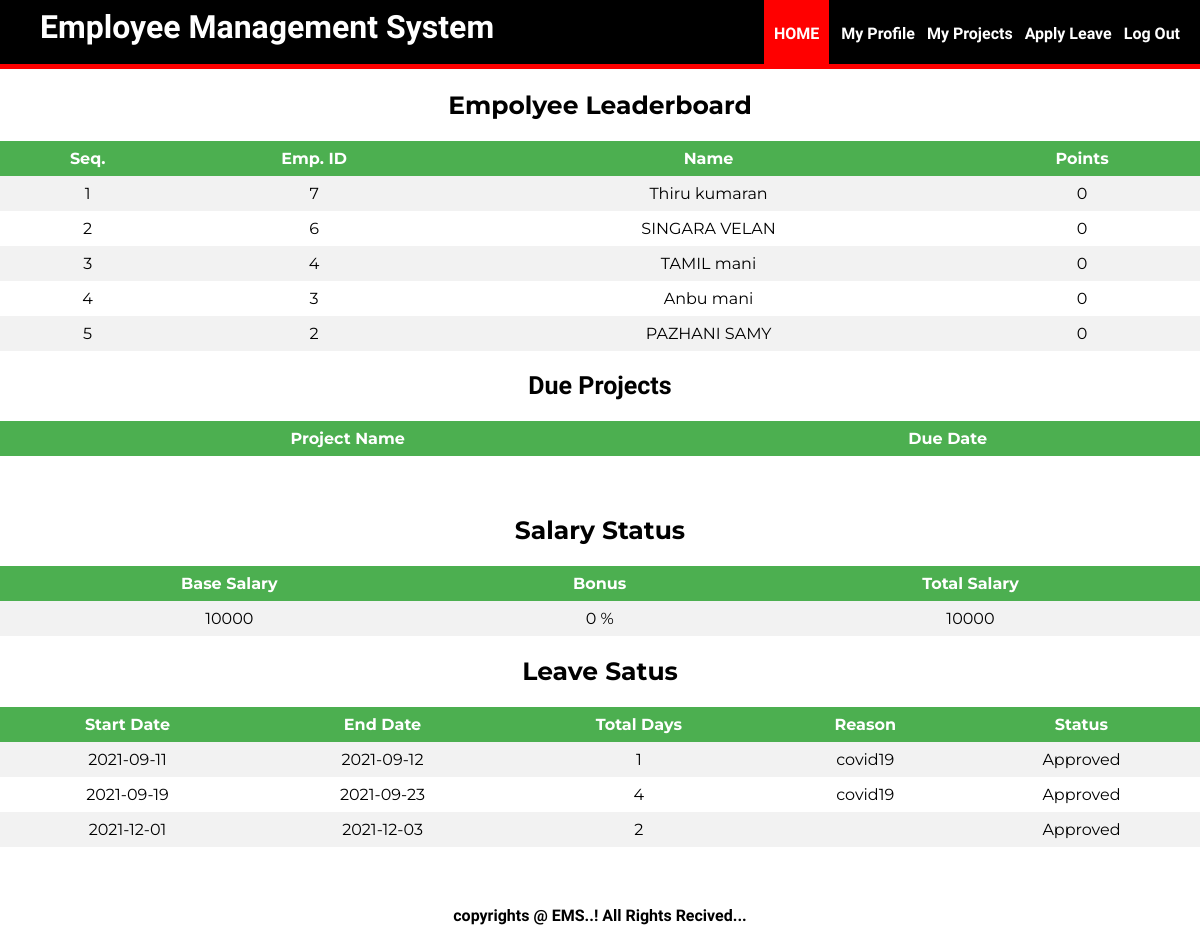
/eloginwel.php?id=2, run on the app's committed database.
### tables this page shows
CREATE TABLE `rank` (
  `eid` int(11) NOT NULL,
  `points` int(11) DEFAULT 0
);

CREATE TABLE `employee` (
  `id` int(11) NOT NULL,
  `firstName` varchar(100) NOT NULL,
  `lastName` varchar(100) NOT NULL,
  `email` varchar(100) NOT NULL,
  `password` text NOT NULL,
  `birthday` date NOT NULL,
  `gender` varchar(10) NOT NULL,
  `contact` varchar(20) NOT NULL,
  `nid` int(20) NOT NULL,
  `address` varchar(100) DEFAULT NULL,
  `dept` varchar(100) NOT NULL,
  `degree` varchar(100) NOT NULL,
  `pic` text NOT NULL
);

CREATE TABLE `salary` (
  `id` int(11) NOT NULL,
  `base` int(11) NOT NULL,
  `bonus` int(11) DEFAULT NULL,
  `total` int(11) DEFAULT NULL
);

CREATE TABLE `employee_leave` (
  `id` int(11) DEFAULT NULL,
  `token` int(11) NOT NULL,
  `start` date DEFAULT NULL,
  `end` date DEFAULT NULL,
  `reason` char(100) DEFAULT NULL,
  `status` char(50) DEFAULT NULL
);

### eloginwel.php (the view, shortened to what this page needs)
<?php
	$id = (isset($_GET['id']) ? $_GET['id'] : '');
	require_once ('process/dbh.php');
	$sql = "SELECT id, firstName, lastName,  points FROM employee, rank WHERE rank.eid = employee.id order by rank.points desc";
	$sql2 = "Select * From employee, employee_leave Where employee.id = $id and employee_leave.id = $id order by employee_leave.token";
	$sql3 = "SELECT * FROM `salary` WHERE id = $id";
$result = mysqli_query($conn, $sql);
$result2 = mysqli_query($conn, $sql2);
$result3 = mysqli_query($conn, $sql3);
?>
<html>
<head>
	<link rel="stylesheet" type="text/css" href="styleemplogin.css">
</head>
<body>
	<header>
		<nav>
			<h1 > <font face= "Times New Roman"> <b>Employee Management System</b></font></h1>
			<ul id="navli">
				<li><a class="homered" href="eloginwel.php?id=<?php echo $id?>"><font face="times new Roman"><b>HOME</a></b></font></li>
				<li><a class="homeblack" href="myprofile.php?id=<?php echo $id?>"><font face="times new Roman"><b>My Profile</a></b></font></li>
				<li><a class="homeblack" href="empproject.php?id=<?php echo $id?>"><font face="times new Roman"><b>My Projects</a></b></font></li>
				<li><a class="homeblack" href="applyleave.php?id=<?php echo $id?>"><font face="times new Roman"><b>Apply Leave</a></b></font></li>
				<li><a class="homeblack" href="elogin.php"><font face="times new Roman"><b>Log Out</a></b></font></li>
			</ul>
		</nav>
	</header>
	<div class="divider"></div>
	<div id="divimg">
	<div>
		    	<h2 style="font-family: 'Montserrat', times new roman; font-size: 25px; text-align: center;">Empolyee Leaderboard </h2>
    	<table>
			<tr bgcolor="#000">
				<th align = "center">Seq.</th>
				<th align = "center">Emp. ID</th>
				<th align = "center">Name</th>
				<th align = "center">Points</th>
			</tr>
			<?php
				$seq = 1;
				while ($employee = mysqli_fetch_assoc($result)) {
					echo "<tr>";
					echo "<td>".$seq."</td>";
					echo "<td>".$employee['id']."</td>";
					echo "<td>".$employee['firstName']." ".$employee['lastName']."</td>";
					echo "<td>".$employee['points']."</td>";
					$seq+=1;
				}
			?>
		</table>
    	<h2 style="font-family: 'times new roman', sans-serif; font-size: 25px; text-align: center;">Due Projects</h2>
    	<table>
			<tr>
				<th align = "center">Project Name</th>
				<th align = "center">Due Date</th>
			</tr>
		</table><br><br>
		<h2 style="font-family: 'Montserrat', sans-serif; font-size: 25px; text-align: center;">Salary Status</h2>
    	<table>
			<tr>
				<th align = "center">Base Salary</th>
				<th align = "center">Bonus</th>
				<th align = "center">Total Salary</th>
			</tr>
			<?php
				while ($employee = mysqli_fetch_assoc($result3)) {
					echo "<tr>";
					echo "<td>".$employee['base']."</td>";
					echo "<td>".$employee['bonus']." %</td>";
					echo "<td>".$employee['total']."</td>";
				}
			?>
		</table>
		<h2 style="font-family: 'Montserrat', sans-serif; font-size: 25px; text-align: center;">Leave Satus</h2>
    	<table>
			<tr>
				<th align = "center">Start Date</th>
				<th align = "center">End Date</th>
				<th align = "center">Total Days</th>
				<th align = "center">Reason</th>
				<th align = "center">Status</th>
			</tr>
			<?php
				while ($employee = mysqli_fetch_assoc($result2)) {
					$date1 = new DateTime($employee['start']);
					$date2 = new DateTime($employee['end']);
					$interval = $date1->diff($date2);
					echo "<tr>";
					echo "<td>".$employee['start']."</td>";
					echo "<td>".$employee['end']."</td>";
					echo "<td>".$interval->days."</td>";
					echo "<td>".$employee['reason']."</td>";
					echo "<td>".$employee['status']."</td>";
				}
			?>
		</table>
		                <br><br>
    <center>
    <div>
        <h1><font size="3">
            copyrights @ EMS..! All Rights Recived...
            </font>
        </h1></div></center>
    </div>
</body>
</html>

### styleemplogin.css (style rules this page uses)
body { margin: 0px; }
header { background: black; color: white; padding: 8px 20px 6px 40px; height: 50px; }
header h1 { display: inline; font-family:'Times New Roman'; font-weight: 400; font-size: 32px; float: left; margin-top: 0px; margin-right: 10px; }
nav ul { display: inline; padding: 0px; float: right; }
nav ul li { display: inline-block; list-style-type: none; color: white; float: left; margin-left: 12px; }
nav ul li a { color: white; text-decoration: none; }
#navli { font-family: 'Montserrat', sans-serif; }
.homered { background-color: red; padding: 30px 10px 22px 10px; }
.divider { background-color: red; height: 5px; }
table { margin: 0px; border-collapse: collapse; width: 100%; font-family: 'Montserrat', sans-serif; }
th, td { text-align: center; padding: 8px; }
tr:nth-child(even) { background-color: #f2f2f2 }
th { background-color: #4CAF50; color: white; }

### data on the page
rank: eid "7", eid.firstName "Thiru", eid.lastName "kumaran", points "0"
rank: eid "6", eid.firstName "SINGARA", eid.lastName "VELAN", points "0"
rank: eid "4", eid.firstName "TAMIL", eid.lastName "mani", points "0"
rank: eid "3", eid.firstName "Anbu", eid.lastName "mani", points "0"
rank: eid "2", eid.firstName "PAZHANI", eid.lastName "SAMY", points "0"
salary: base "10000", bonus "0", total "10000"
employee_leave: start "2021-09-11", end "2021-09-12", start+end "1", reason "covid19", status "Approved"
employee_leave: start "2021-09-19", end "2021-09-23", start+end "4", reason "covid19", status "Approved"
employee_leave: start "2021-12-01", end "2021-12-03", start+end "2", status "Approved"
